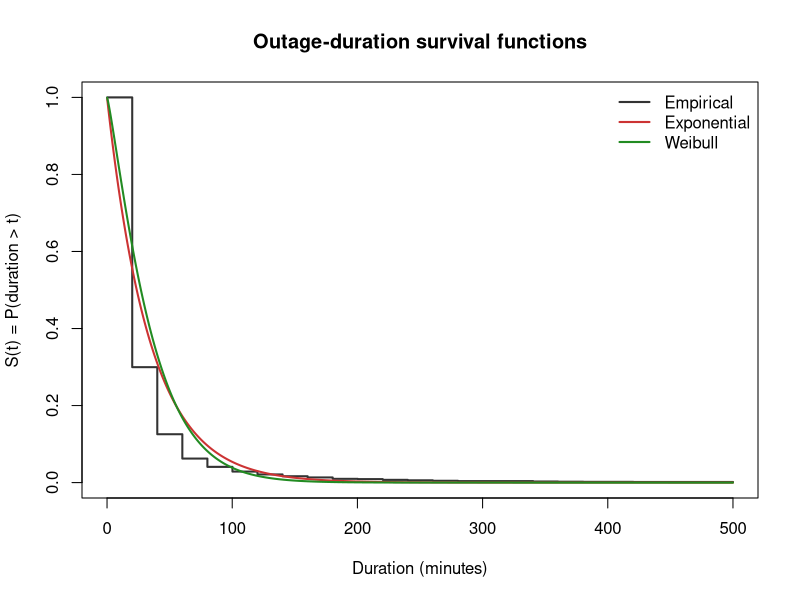
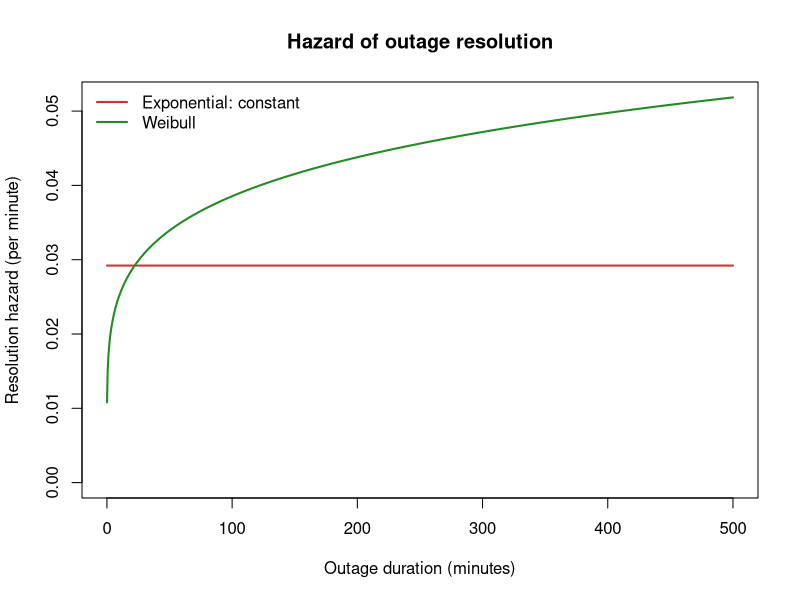

These charts were generated, in order, by the following R code:
# Phase 4: BMAT202L reliability and hazard analysis for outage resolution.
if (basename(getwd()) == "scripts") setwd("..")
plot_dir <- file.path("results", "plots"); table_dir <- file.path("results", "tables")
dir.create(plot_dir, recursive = TRUE, showWarnings = FALSE); dir.create(table_dir, recursive = TRUE, showWarnings = FALSE)
df <- read.csv(file.path("data", "processed", "Snapchat_cleaned.csv")); x <- df$duration_min
rate <- 1 / mean(x)
nll <- function(theta) -sum(dweibull(x, exp(theta[1]), exp(theta[2]), log = TRUE))
fit <- optim(log(c(1, mean(x))), nll, method = "L-BFGS-B", lower = log(c(.05, 1)), upper = log(c(20, 10000))); shape <- exp(fit$par[1]); scale <- exp(fit$par[2])
thresholds <- c(20, 40, 60, 120, 240, 480)
surv <- data.frame(Threshold_minutes = thresholds, Empirical = sapply(thresholds, function(t) mean(x > t)), Exponential = pexp(thresholds, rate, lower.tail = FALSE), Weibull = pweibull(thresholds, shape, scale, lower.tail = FALSE))
write.csv(surv, file.path(table_dir, "04_survival_table.csv"), row.names = FALSE)
t <- seq(.1, 500, length.out = 1000)
png(file.path(plot_dir, "04a_survival_curves.png"), width = 950, height = 600, res = 110)
plot(t, 1 - ecdf(x)(t), type = "s", col = "#333333", lwd = 2, xlim = c(0, 500), ylim = c(0, 1), main = "Outage-duration survival functions", xlab = "Duration (minutes)", ylab = "S(t) = P(duration > t)")
lines(t, pexp(t, rate, lower.tail = FALSE), col = "#CC3333", lwd = 2); lines(t, pweibull(t, shape, scale, lower.tail = FALSE), col = "#228B22", lwd = 2)
legend("topright", c("Empirical", "Exponential", "Weibull"), col = c("#333333", "#CC3333", "#228B22"), lwd = 2, bty = "n"); dev.off()
png(file.path(plot_dir, "04c_hazard_functions.png"), width = 950, height = 580, res = 110)
wh <- (shape / scale) * (t / scale)^(shape - 1)
plot(t, rep(rate, length(t)), type = "l", col = "#CC3333", lwd = 2, ylim = c(0, max(rate, wh)), main = "Hazard of outage resolution", xlab = "Outage duration (minutes)", ylab = "Resolution hazard (per minute)")
lines(t, wh, col = "#228B22", lwd = 2); legend("topleft", c("Exponential: constant", "Weibull"), col = c("#CC3333", "#228B22"), lwd = 2, bty = "n"); dev.off()
cat("This analysis models resolution time after an outage begins. It does not estimate uptime, MTBF, or availability.\n")
